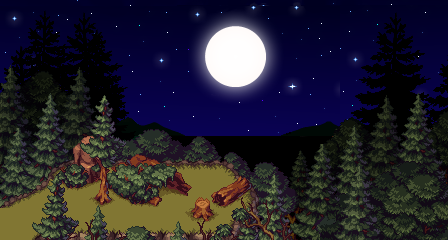

Tiled map render using the project's own tile images. Description and the map definition, with tile-layer contents summarised, below:
An orthogonal 28x15 tile map with 16x16 px tiles, 6 tile layers (Back, Back2, Buildings, Paths, ...), 2 tilesets.

<map version="1.10" tiledversion="1.10.2" orientation="orthogonal" renderorder="right-down" width="28" height="15" tilewidth="16" tileheight="16" infinite="0" nextlayerid="25" nextobjectid="1">
 <tileset firstgid="1" name="EraofFantasySpanner" tilewidth="16" tileheight="16" tilecount="420" columns="28">
  <image source="EraofFantasySpanner.png" width="448" height="240" />
 </tileset>
 <tileset firstgid="421" name="SpannerMoon" tilewidth="16" tileheight="16" tilecount="450" columns="30">
  <image source="SpannerMoon.png" width="480" height="252" />
 </tileset>
 <layer id="1" name="Back" width="28" height="15">
  <data>[420 cells, 420 non-empty, 420 distinct tile ids]</data>
 </layer>
 <objectgroup id="2" name="Back" />
 <layer id="11" name="Back2" width="28" height="15">
  <data>[420 cells, 392 non-empty, 392 distinct tile ids]</data>
 </layer>
 <objectgroup id="24" name="Back2" />
 <layer id="3" name="Buildings" width="28" height="15">
  <data>[420 cells, 0 non-empty, 0 distinct tile ids]</data>
 </layer>
 <objectgroup id="4" name="Buildings" />
 <layer id="5" name="Paths" width="28" height="15">
  <data>[420 cells, 0 non-empty, 0 distinct tile ids]</data>
 </layer>
 <objectgroup id="6" name="Paths" />
 <layer id="7" name="Front" width="28" height="15">
  <data>[420 cells, 0 non-empty, 0 distinct tile ids]</data>
 </layer>
 <objectgroup id="8" name="Front" />
 <layer id="9" name="AlwaysFront" width="28" height="15">
  <data>[420 cells, 0 non-empty, 0 distinct tile ids]</data>
 </layer>
 <objectgroup id="10" name="AlwaysFront" />
</map>
